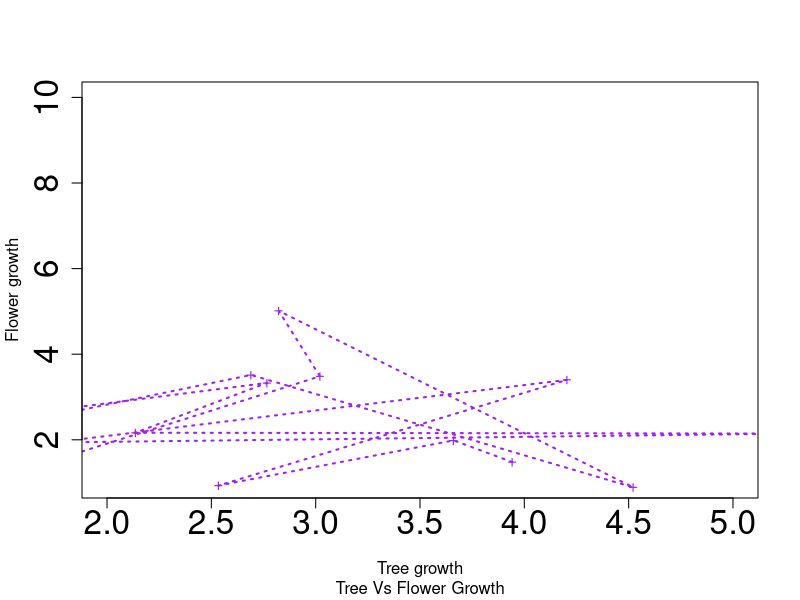
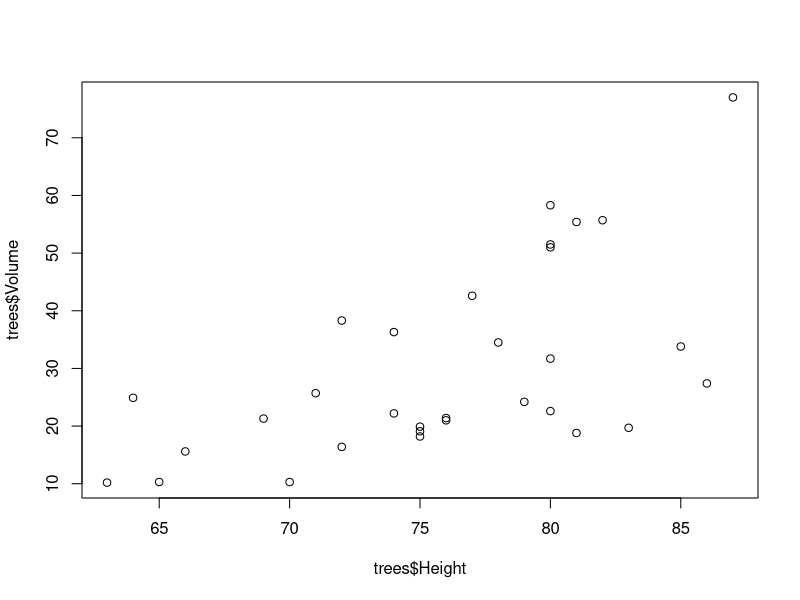
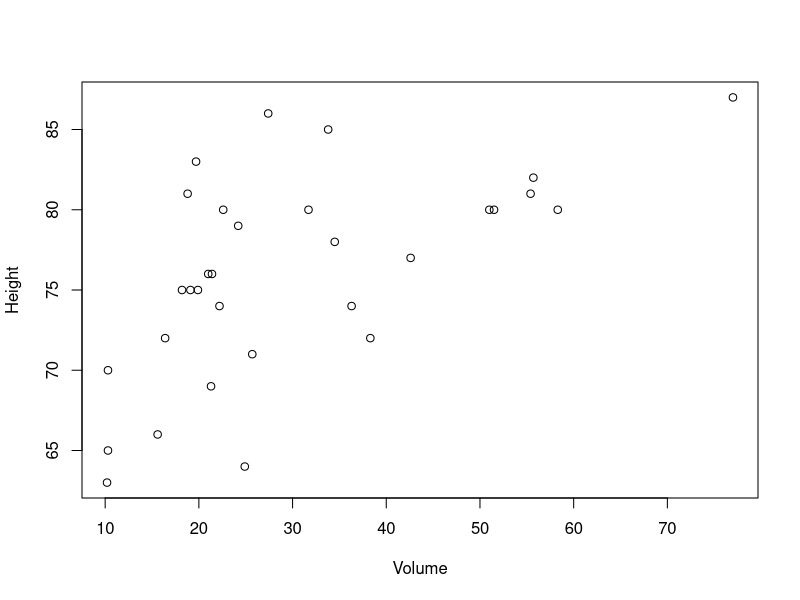
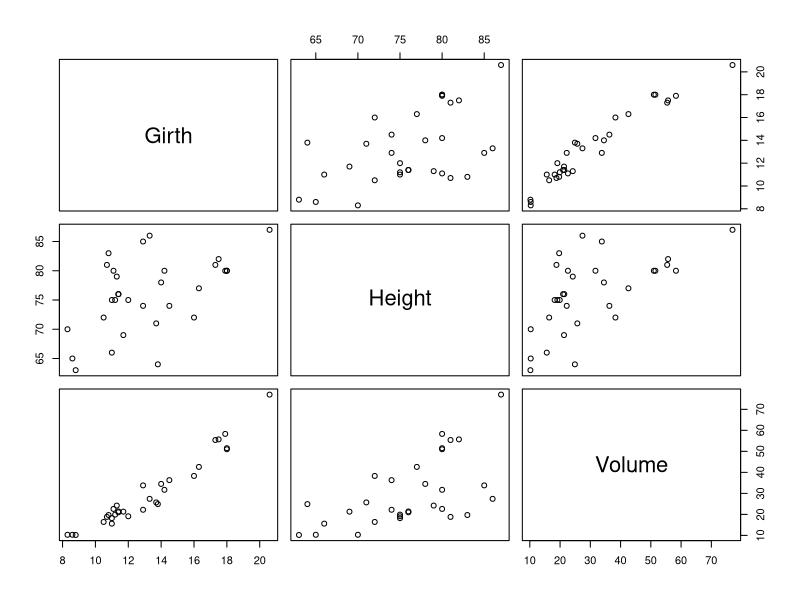
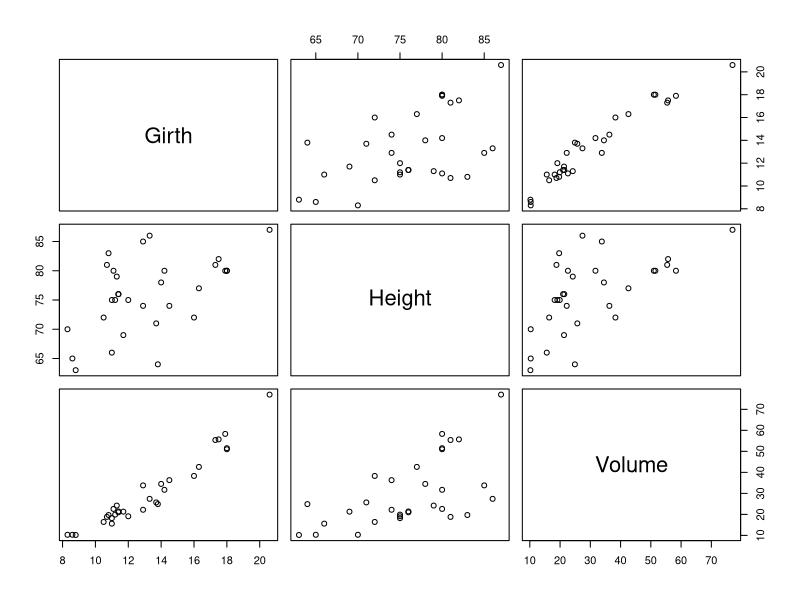
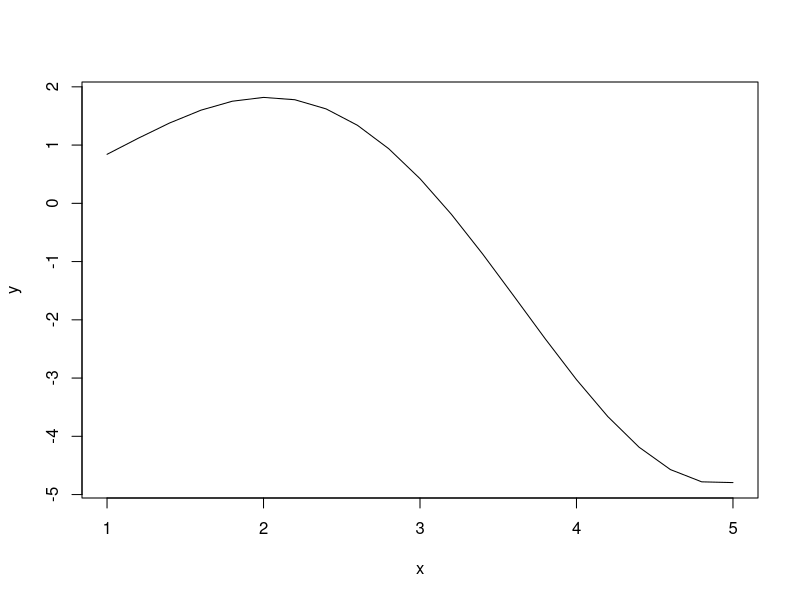
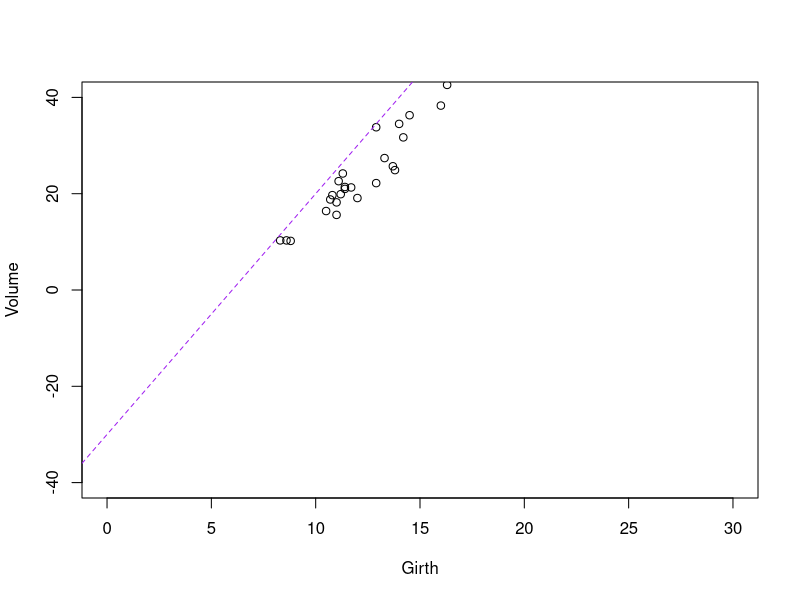
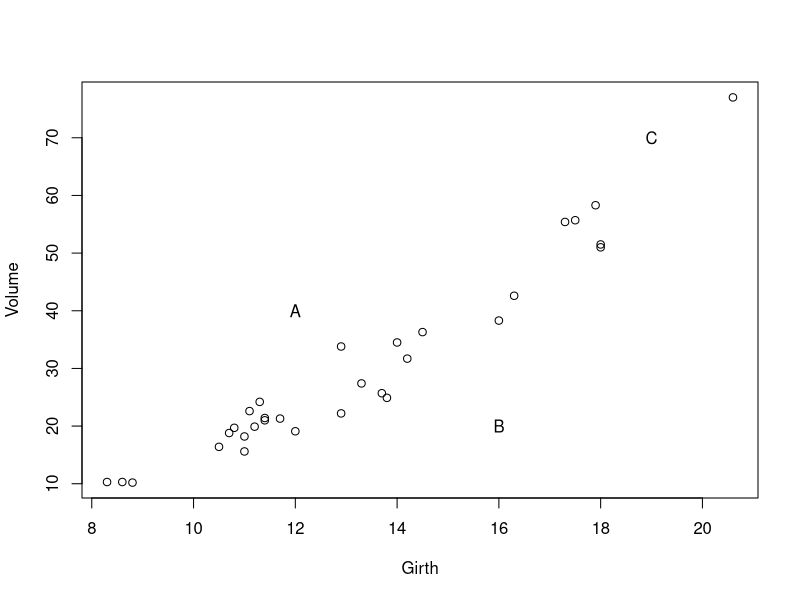

Write the R code that produced these figures, in order. (Note: this script raises an error after producing the figures.)
# داریم راجب نمودارها در فصل سوم صجبت می کنیم.


# histogram: / هیستوگرام

x<- rnorm(15,3,1)
y<- rnorm(15,3)

plot(x,y, xlab='Tree growth', ylab='Flower growth',
     sub='Tree Vs Flower Growth', col='purple', type='o', xlim=c(2,5),
     ylim = c(1,10), pch = '+', lty= 3, lwd=2, cex.axis = 2)  


# in type we have two s, S one of them go horizontal first then vertical and 
# the other one is doing vice Versa.

# lty: line type: when you put different numbers you get different line 
# types

# lwd: it change the stroke size of our plot

# cex: characther expression, you can combine this with different things in your
# plot

trees['Height']

trees$Height

plot(trees$Height,trees$Volume)
plot(Height~Volume, data=trees)
plot(trees)
pairs(trees)

library(MASS)


cement$y

?plot



# making sequences 

x <- seq(1,5,0.2)
y <- x*sin(x)

plot(x,y,type='l')
# adding layers to your plot

plot(Volume~Girth , data=trees,xlim=c(0,30),ylim=c(-40,40))
# points(c(12,16,19,20) , c(40,20,70,75), pch='$', col='red')
# lines(c(12,16,19,20) , c(40,20,70,75), col='blue')
# y = -30 + 5x
abline(c(-30,5), lty=2, col='purple')


# giving points, characters

plot(Volume~Girth , data=trees)
text(c(12,16,19), c(40,20,70),c('A','B','C'))
?text

# using mouse to select the points
# Interesting Trick
plot(Volume~Girth , data=trees)
text(locator(3),c('A','B','C'))



# Histograms
# distribution of variables
?hist

hist(trees$Height , breaks = 'sturges') # default value for breaks
length(trees$Height)


hist(trees$Height , breaks = seq(60,90,10)) # custom breaks
length(trees$Height)


# with probability set to True we get relative freq
hist(trees$Height , main = 'sturges', col='yellow', border='purple',
     probability = T, label=T, density = 5)

# when we plot=F then we get the detail
hist(trees$Height , plot=F)


# Q-QQ plot
  # Normality: we compare the theory and experimented values to find that
  # if the values are normal or not

qqnorm(trees$Height)
qqline(trees$Height)

  # when doing hypothesis testing we are assuming that our values 
  # are normal then we proceed to do testing, if we don't have 
  # normal then we go and do non-parametric things.


# one of the regression assumptions is that we have normally distributed 
# errors


# categorical vs. numerical 
# boxplot ro bbin
InsectSprays


# pie chart
# barplot
# boxplot
# vionelplot


# to use piechart we need to turn our data to frequency table
tis <- table(InsectSprays$spray)
pie(tis)


names <- c('Rasht', 'Anzali', 'Lahijan', 'Talesh')
pop <- c(1000, 400, 150, 200)

pie(pop,labels = names)

barplot(pop, names = names, col = 'blue', density = 20)
